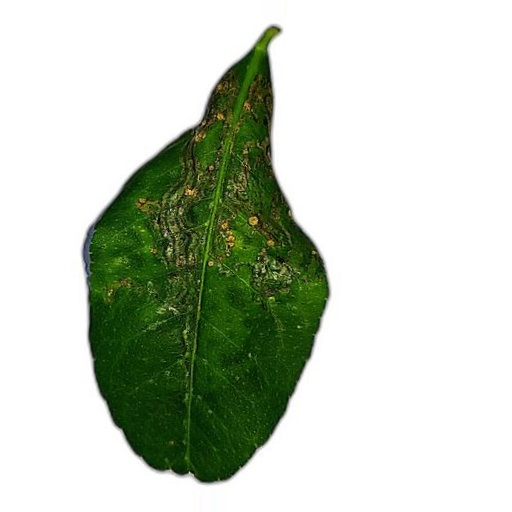
#> input picture app/src/androidTest/assets/models/parity_images/minador_compatible_1.jpg, 512 x 512 px; its folder holds only this picture in this run
$ python verify_resize.py
#> lines starting #> are read from the running program, lines starting #| are printed output that depends on the picture
"""Independently verify Android resampling algorithm against Pillow 11.3.

This verifies filter/rounding over RGB arrays, not Android's JPEG decoder.
"""
import json
from pathlib import Path
import numpy as np
from PIL import Image


def kernels(source,target):
    ratio=source/target;radius=max(1.,ratio)
    result=[]
    for index in range(target):
        center=(index+.5)*ratio
        first=max(0,int(center-radius+.5));end=min(source,int(center+radius+.5))
        weights=np.array([max(0.,1.-abs((offset+first-center+.5)/radius)) for offset in range(end-first)])
        weights=(weights/weights.sum()*(1<<22)+.5).astype(np.int64)
        result.append((first,weights))
    return result


def resize_rgb(image,width=224,height=224):
    source=np.asarray(image,dtype=np.int64)
    intermediate=np.empty((source.shape[0],width,3),dtype=np.int64)
    for x,(first,weights) in enumerate(kernels(source.shape[1],width)):
        intermediate[:,x,:]=np.clip((np.sum(source[:,first:first+len(weights),:]*weights[None,:,None],axis=1)+(1<<21))>>22,0,255)
    result=np.empty((height,width,3),dtype=np.uint8)
    for y,(first,weights) in enumerate(kernels(source.shape[0],height)):
        result[y,:,:]=np.clip((np.sum(intermediate[first:first+len(weights),:,:]*weights[:,None,None],axis=0)+(1<<21))>>22,0,255)
    return result


def main():
    rng=np.random.default_rng(20261012);cases=[]
    for width,height in [(17,13),(224,224),(503,331),(1000,1000)]:
        cases.append((f"synthetic_{width}x{height}",Image.fromarray(rng.integers(0,256,(height,width,3),dtype=np.uint8))))
    for path in sorted(Path("app/src/androidTest/assets/models/parity_images").glob("*.jpg")):
        cases.append((path.name,Image.open(path).convert("RGB")))
    records=[]
    for name,image in cases:
        reference=np.asarray(image.resize((224,224),Image.Resampling.BILINEAR),dtype=np.int16)
        actual=resize_rgb(image).astype(np.int16)
        difference=np.abs(reference-actual)
        record={"name":name,"max_channel_difference":int(difference.max()),"different_channels":int((difference>0).sum())}
        records.append(record)
        if difference.max()!=0: raise AssertionError(record)
#> this loop made 5 passes
#> name on passes 1 to 5: 'synthetic_17x13', 'synthetic_224x224', 'synthetic_503x331', 'synthetic_1000x1000', 'minador_compatible_1.jpg'
#> pass 1, in main, `reference=np.asarray(image.resize((224,224),Image.Resampling.BILINEAR)..`:
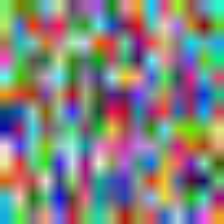
#> reference: shape (224, 224, 3) int16; mean R, G, B 131.6, 132.4, 127.3
#> pass 2, in main, `reference=np.asarray(image.resize((224,224),Image.Resampling.BILINEAR)..`:
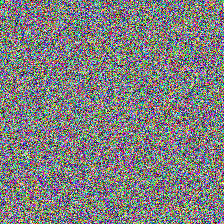
#> reference: shape (224, 224, 3) int16; mean R, G, B 127.1, 127.1, 127.3
#> after the loop, records = 5 items
    report={"algorithm_matches_pillow_rgb_exactly":True,"cases":records,"android_jpeg_decoder_parity": "requires_device_test", "model_or_threshold_changed":False}
    Path("ml/evidence/resize_algorithm_verification.json").write_text(json.dumps(report,indent=2),encoding="utf-8")
    print(json.dumps(report))
#> (printed output is left out)


if __name__=="__main__": main()
